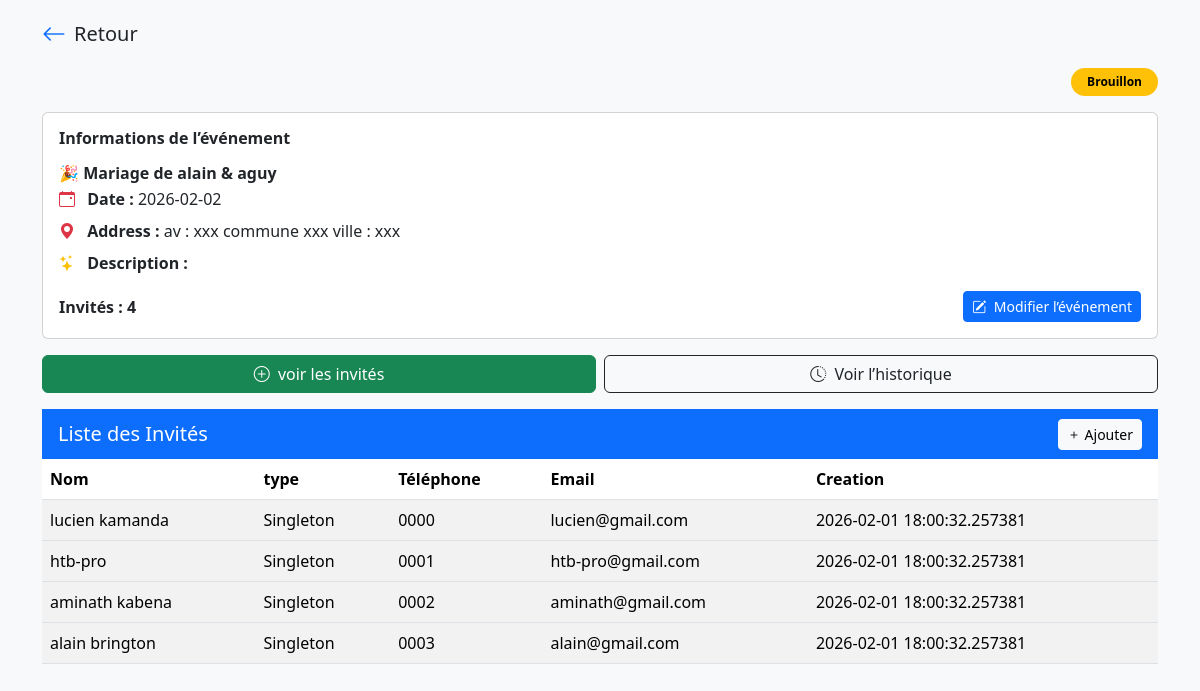
The page /event_description/e589a537-2cef-4bb5-ab4b-d3e88845aa80 on the database its author committed.
### models.py (models this page shows)
class Event(Base): #event table
    __tablename__="events"
    id = Column(String,primary_key=True,unique=True,default=lambda :str(uuid4()))
    name = Column(String(50))
    type = Column(String(50))
    date = Column(Date)
    address = Column(String(50))
    description = Column(Text,nullable=True)
    created_date = Column(DateTime,default=datetime.now())
    state = Column(String,default="en cours")
    guests = relationship("Guest",back_populates="event",cascade="all,delete")

class Guest(Base):
    __tablename__="guests"
    id = Column(String,primary_key=True,unique=True,default=lambda:str(uuid4()))
    name = Column(String(60))
    guest_type = Column(String(20))
    telephone =  Column(String,unique=True,nullable=False)
    email= Column(String,unique=True,nullable=True)
    event_id = Column(String,ForeignKey('events.id'),nullable=False)
    created_date = Column(DateTime,default=datetime.now())
    is_present = Column(Boolean,default=False)
    qr_token = Column(String,unique=True,nullable=False,default=lambda : str(uuid4()))
    event = relationship("Event",back_populates="guests")
    invite = relationship("Invite",back_populates="guest",uselist = False,cascade="all,delete-orphan")

### Routers/event.py (the view)
@Root.get("/event_form",name="event_form",response_class = HTMLResponse)#event form request
def getEventForm(request:Request):
    return templates.TemplateResponse("Event/Forms/event_form.html",{'request':request})

### Templates/Event/Home/mainEventView.html (shortened to what this page needs)
<!DOCTYPE html>
<html lang="fr">
<head>
    <link href="https://cdn.jsdelivr.net/npm/bootstrap@5.3.2/dist/css/bootstrap.min.css" rel="stylesheet">
    <link href="https://cdn.jsdelivr.net/npm/bootstrap-icons/font/bootstrap-icons.css" rel="stylesheet">
</head>
<body class="bg-light">
<div class="container py-3">
    <div class="d-flex align-items-center mb-3">
        <a href="{{url_for('event_list')}}" class="text-decoration-none me-2">
            <i class="bi bi-arrow-left fs-4"></i>
        </a>
        <h5 class="mb-0">Retour</h5>
    </div>
    <div class="d-flex justify-content-between align-items-center mb-3">
        <span class="badge rounded-pill text-bg-warning px-3 py-2">
            Brouillon
        </span>
    </div>
    <div class="card mb-3">
        <div class="card-body">
            <h6 class="fw-bold mb-3">Informations de l’événement</h6>
            <h6 class="fw-bold mb-1">🎉 {{event.name}}</h6>
            <p class="mb-2">
                <i class="bi bi-calendar-event text-danger me-2"></i>
                <strong>Date :</strong> {{event.date}}
            </p>
            <p class="mb-2">
                <i class="bi bi-geo-alt-fill text-danger me-2"></i>
                <strong>Address :</strong> {{event.address}}
            </p>
            <p class="mb-3">
                <i class="bi bi-stars text-warning me-2"></i>
                <strong>Description :</strong> {% if event.description%} {{event.description}}{%endif%}
            </p>
            <div class="d-flex justify-content-between align-items-center">
                <span class="fw-semibold">Invités : {{total}}</span>
                <a href="/edit_event/{{event.id}}">
                    <button class="btn btn-primary btn-sm">
                        <i class="bi bi-pencil-square me-1"></i>
                        Modifier l’événement
                    </button>
                </a>
            </div>
        </div>
    </div>
    <div class="row g-2 mb-3">
        <div class="col-6">
            <a href="/guest_list/{{event.id}}">
                <button class="btn btn-success w-100">
                    <i class="bi bi-plus-circle me-1"></i>
                    voir les invités
                </button>
            </a>
        </div>
        <div class="col-6">
            <a href="{{url_for('invitation')}}">
                <button class="btn btn-outline-dark w-100">
                    <i class="bi bi-clock-history me-1"></i>
                    Voir l’historique
                </button>
            </a>
        </div>
    </div>
<div class="d-none d-md-block">
        <nav class="navbar bg-primary text-white px-3">
            <span class="navbar-brand mb-0 h5 text-white">
                Liste des Invités
            </span>
            <a href="/create/{{event.id}}/guest" class="btn btn-light btn-sm">
                <i class="bi bi-plus"></i> Ajouter
            </a>
        </nav>
    <div class="table-view">{% if guests.guests %}
        <table class="table table-striped">
            <thead>
                <tr>
                    <th>Nom</th>
                    <th>type</th>
                    <th>Téléphone</th>
                    <th>Email</th>
                    <th>Creation</th>
                </tr>
            </thead>
             {% for guest in guests.guests%}
            <tbody>
                <tr>
                    <td>{{ guest.name }}</td>
                    <td>{{ guest.guest_type }}</td>
                    <td>{{guest.telephone}}</td>
                    <td>{{guest.email}}</td>
                    <td>  {{guest.created_date}}</td>
                </tr>
            </tbody>  {% endfor %}
        </table>
            {%endif%}
        </div>
    </div>
</div>
</body>
</html>

### rows shown on the page
Event: name "Mariage de alain & aguy", date "2026-02-02", address "av : xxx commune xxx ville : xxx"
Guest: name "lucien kamanda", guest_type "Singleton", telephone "0000", email "lucien@gmail.com", created_date "2026-02-01 18:00:32.257381"
Guest: name "htb-pro", guest_type "Singleton", telephone "0001", email "htb-pro@gmail.com", created_date "2026-02-01 18:00:32.257381"
Guest: name "aminath kabena", guest_type "Singleton", telephone "0002", email "aminath@gmail.com", created_date "2026-02-01 18:00:32.257381"
Guest: name "alain brington", guest_type "Singleton", telephone "0003", email "alain@gmail.com", created_date "2026-02-01 18:00:32.257381"

### other values the page prints
{{ total }} "4"
